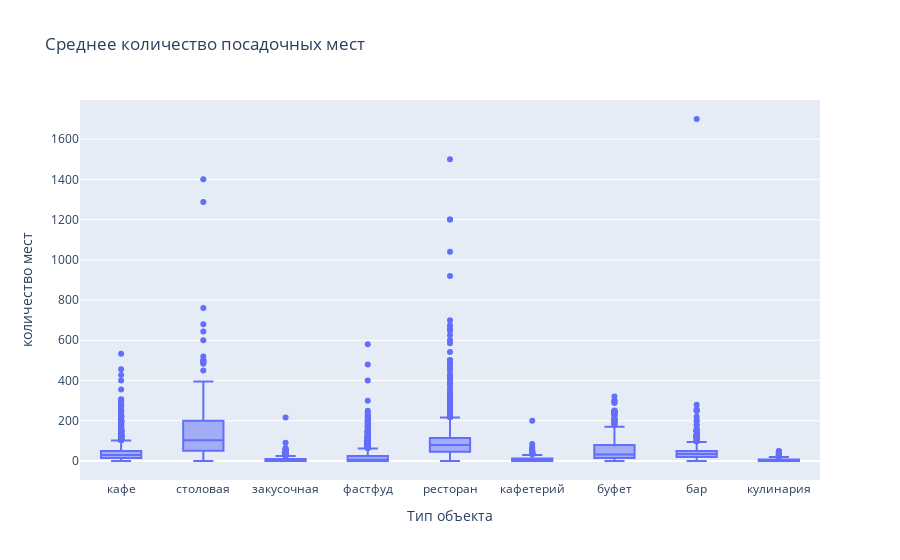

Notebook code for this chart:
### Code cell
fig = px.box(data, y='number', x='object_type',title='Среднее количество посадочных мест', 
    labels={'object_type':'Тип объекта', 'number':'количество мест'})
fig.write_image("/Users/ulia/yandex_DA/Yandex_Practicum_Projects/Data_Analytics/10_Data_Visualization/Images/fig7.jpeg")
fig.show()

### Figure 1 — Plotly figure (JSON) as saved in the notebook; plotly's stock layout.template omitted (floating-point values rounded to 4 significant figures; data arrays with more than 128 entries replaced by an {"elided": "..."} marker saying what was removed)
{"data": [{"alignmentgroup": "True", "hovertemplate": "Тип объекта=%{x}<br>количество мест=%{y}<extra></extra>", "legendgroup": "", "marker": {"color": "#636efa"}, "name": "", "notched": false, "offsetgroup": "", "orientation": "v", "showlegend": false, "type": "box", "x": {"elided": "15281 str values"}, "x0": " ", "xaxis": "x", "y": {"elided": "15281 int values"}, "y0": " ", "yaxis": "y"}], "layout": {"boxmode": "group", "legend": {"tracegroupgap": 0}, "title": {"text": "Среднее количество посадочных мест"}, "xaxis": {"anchor": "y", "domain": [0, 1], "title": {"text": "Тип объекта"}}, "yaxis": {"anchor": "x", "domain": [0, 1], "title": {"text": "количество мест"}}}}
